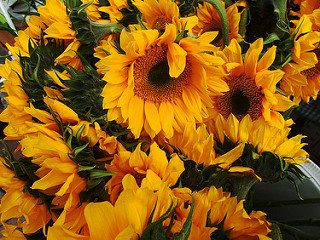
#> input picture 05 - Computer Vision/img/sunflower03.jpg, 320 x 240 px, found by its file name; its folder holds 5 pictures in this run
$ jupyter execute 03.ipynb
#> lines starting #> are read from the running program, lines starting #| are printed output that depends on the picture
### 05 - Computer Vision/imgtools.py
from PIL import Image
import os

def show_image(path):
#> called with path = '.\\img\\sunflower03.jpg'
    try:
        image = Image.open(path)
#> image is the input picture: PIL image 320x240 RGB; mean R, G, B 141.1, 90.5, 12.4
        return image
    except Exception as e:
        print(e)
        return None


def isImage(path):
    extensions = ('.jpg', '.jpeg', '.png', '.gif', '.bmp')
    return path.lower().endswith(extensions)
# TypeError: endswith first arg must be str or a tuple of str, not list


# [13 lines left out: function listing_images, not called in this run]


### 05 - Computer Vision/03.ipynb
[cell 1]
from PIL import Image
from imgtools import *

[cell 2]
dir_path = r'.\img'
img_path = dir_path + '\sunflower03.jpg'

[cell 3]
img = show_image(img_path)
img

[cell 4]
# Kích thước ban đầu
img.size, type(img.size)

# THAY ĐỔI KÍCH THƯỚC = RESIZE()

[cell 5]
# Thay đổi kích thước
new_size = (100, 100)
new_img = img.resize(new_size)
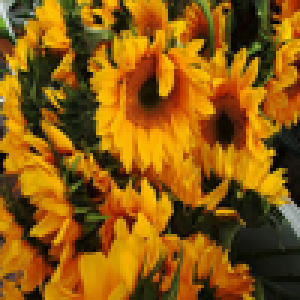
#> new_img: PIL image 100x100 RGB (shown 3 times larger); mean R, G, B 141.1, 90.6, 12.4
new_img

[cell 6]
new_img.save(dir_path + '\sunflower05.jpg')

# THAY ĐỔI KÍCH THƯỚC = THUMBNAIL()

[cell 7]
# 1 function tương tự resize() nhma k tạo ảnh mới mà thay đổi size ảnh gốc
thumbnail_size = (200, 50)
img2 = img.thumbnail(thumbnail_size)

[cell 8]
img2
# do thumbnail k tạo object mới

[cell 9]
img
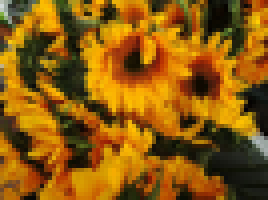
#> Out: PIL image 67x50 RGB (shown 4 times larger); mean R, G, B 141.3, 90.7, 12.5
